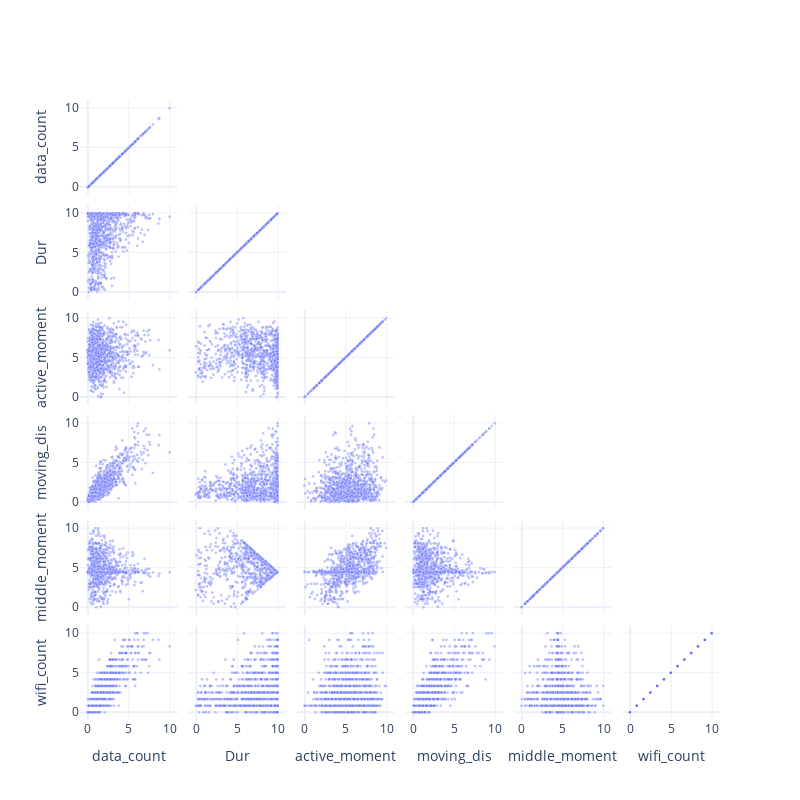

The notebook cell saved with this chart:
### Code cell
myplot.Scatter_Matrix(df_cluster,
                      dimentions = ['data_count',
                                    'Dur',
                                    'active_moment',
                                    'moving_dis',
                                    'middle_moment',
                                    'wifi_count'])

### Figure 1 — Plotly figure (JSON) as saved in the notebook; plotly's stock layout.template omitted (floating-point values rounded to 4 significant figures; data arrays with more than 128 entries replaced by an {"elided": "..."} marker saying what was removed)
{"data": [{"dimensions": [{"label": "data_count", "values": {"elided": "1088 float values"}}, {"label": "Dur", "values": {"elided": "1088 float values"}}, {"label": "active_moment", "values": {"elided": "1088 float values"}}, {"label": "moving_dis", "values": {"elided": "1088 float values"}}, {"label": "middle_moment", "values": {"elided": "1088 float values"}}, {"label": "wifi_count", "values": {"elided": "1088 float values"}}], "marker": {"line": {"color": "white", "width": 0.5}, "opacity": 0.4, "showscale": false, "size": 3}, "showupperhalf": false, "type": "splom"}], "layout": {"dragmode": "select", "height": 800, "hovermode": "closest", "width": 800}}
